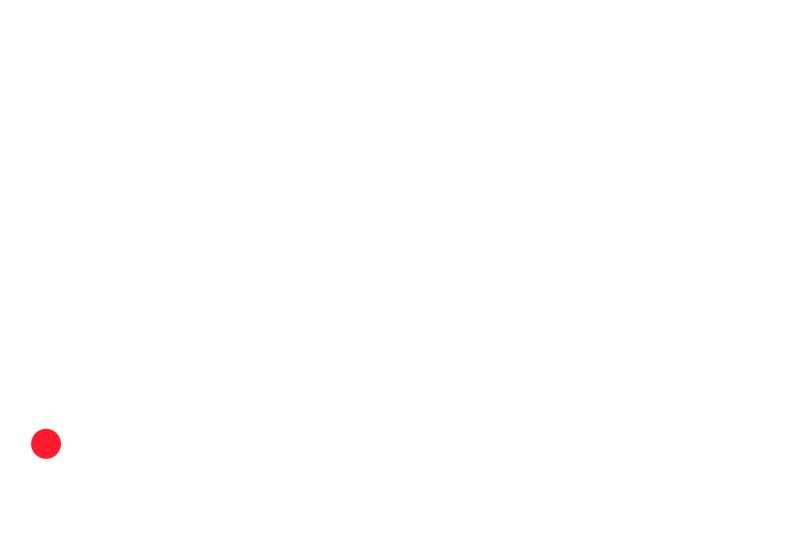
#> input picture frame 2 of Data/Ball_travel_10fps.mp4, 2400 x 1676 px (shown at 1/3 size)
$ jupyter execute --allow-errors Wrapper.ipynb   (older library calls are emulated)
#> lines starting #> are read from the running program, lines starting #| are printed output that depends on the picture; after the words box and inside, x2 and y2 are one past the last pixel; in counts of white or black regions, pixels touching at a corner belong together
[cell 1]
import cv2
import numpy as np
import matplotlib.pyplot as plt

[cell 2]
def getBinaryImage(img):
    grayImage = cv2.cvtColor(img, cv2.COLOR_BGR2GRAY)
    ( _ , bin_image) = cv2.threshold(grayImage, 127, 255, cv2.THRESH_BINARY)
    return bin_image

[cell 3]
def extractFeatures(img):
    indices = np.where(img == 0)
    x = indices[0]
    y = indices[1]
    min_arg = np.argmin(x)
    max_arg = np.argmax(x)
    co_ordinate_min = np.array([x[min_arg], y[min_arg]])
    co_ordinate_max = np.array([x[max_arg], y[max_arg]])
    co_ordinate = (co_ordinate_min + co_ordinate_max) / 2
    return co_ordinate

[cell 4]
def extractMaxPoints(img):
    indices = np.where(img == 0)
    x = indices[0]
    y = indices[1]
    max_arg = np.argmax(x)
    co_ordinate_max = np.array([x[max_arg], y[max_arg]])
    return co_ordinate_max

[cell 5]
def extractMinPoints(img):
    indices = np.where(img == 0)
    x = indices[0]
    y = indices[1]
    min_arg = np.argmin(x)
    co_ordinate_min = np.array([x[min_arg], y[min_arg]])
    return co_ordinate_min

[cell 6]
def plotGraph(array):
    print("Plotting graph")
    x = array[:,0]
    y = array[:,1]
    plt.figure()
    plt.plot(x, y, 'ro')
    plt.show()
    plt.savefig("/home/sakshi/courses/ENPM673/project_1/graphs/test.png")

[cell 7]
def convertImg2Cartesian(points_image, image_size):
    print("converting...")
    x_i = points_image[:, 0]
    y_i = points_image[:, 1]

    x_c = y_i
    y_c = image_size[0] - x_i
    print(points_image.shape)

   # x_c = x_i - x_c
    points_cartesian = np.vstack((x_c, y_c)).T
    return points_cartesian

[cell 8]
def fitCurveWithLeastSquare(points):
    x = points[:,0]
    y = points[:,1]
    o = np.ones(x.shape)
    #print("x shape = ", x.shape)

    z = np.vstack((np.square(x), x, o)).T
    #print("z shape = ", z.shape)

    t1 = np.dot(z.transpose() , z)
    #print("t1 shape = ", t1.shape)

    t2 = np.dot(np.linalg.inv(t1), z.transpose())
    #print("t2 shape = ", t2.shape)

    A = np.dot(t2, y.reshape(-1, 1))
    #print("A shape = ", A.shape)

    return A

[cell 9]
def fitCurveWithTotalLeastSquare(points):

    x = points[:,0]
    y = points[:,1]
    x_sq = x ** 2

    x_mean = np.mean(x)
    y_mean = np.mean(y)
    x_sq_mean = np.mean(x_sq)


    U = np.vstack(((x_sq - x_sq_mean), (x - x_mean), (y - y_mean))).T
    #print("U size = ", U.shape)

    A = np.dot(U.transpose(), U)
    #print("A size = ", A.shape)

    B = np.dot(A.transpose(), A)

    w, v = np.linalg.eig(B)
    index = np.argmin(w)
    coef = v[:, index]
    a, b, c = coef
    d = a * x_sq_mean + b * x_mean + c * y_mean
    coef = np.array([a, b, c, d])

    return coef

[cell 10]
def fitCurveWithRansac(points, outliers, accuracy, thresh):
    x = points[:,0]
    y = points[:,1]

    N_best = 0
    best_coef = np.zeros([3, 1])
    chosen_points = np.zeros([3, 2])

    e = outliers / points.shape[0]
    s = 3
    p = accuracy
    iterations = np.log(1 - p) / np.log(1 - np.power((1 - e), s))
    iterations = np.int(iterations)
    print("iterations = ", iterations)

    for i in range(iterations):
        #randomly select three points
        n_rows = points.shape[0]
        random_indices = np.random.choice(n_rows, size=3)
        x_random = x[random_indices]
        y_random = y[random_indices]
        points_random = np.array([x_random, y_random]).T


        #fit a model
        coef_random = fitCurveWithTotalLeastSquare(points_random)
        E = calculateError(points, coef_random)

        best_coef = coef_random
        chosen_points = points_random

        E[E > thresh] = 0
        E[E<= thresh] = 1
        N = np.sum(E)
        if N > N_best:
            N_best = N
            best_coef = coef_random
            chosen_points = points_random

    return best_coef, chosen_points

[cell 11]
def calculateError(points, coef):
    x = points[:,0]
    y = points[:,1]
    x_sq = x ** 2

    a, b, c, d = coef

    E = np.absolute((a * x_sq) + (b * x) + (c * y) - d)
    return E

[cell 12]
def plotLSCurve(coef, points):
    x = points[:, 0]
    y = points[:, 1]

    x_min = np.min(x)
    x_max = np.max(x)


    x_curve = np.linspace(x_min-100, x_max+100, 300)
    o_curve = np.ones(x_curve.shape)
    z_curve = np.vstack((np.square(x_curve), x_curve, o_curve)).T
    #print("z_curve shape = ", z_curve.shape)
    #print("coef shape = ", coef.shape)
    y_curve = np.dot(z_curve, coef)
    #print("y_curve shape = ", y_curve.shape)

    plt.figure()
    plt.plot(x, y, 'ro', x_curve, y_curve, '-b')
    plt.show()

[cell 13]
def plotTLSCurve(coef, points):
    a, b, c, d = coef
    x = points[:, 0]
    y = points[:, 1]


    x_min = np.min(x)
    x_max = np.max(x)


    x_curve = np.linspace(x_min-100, x_max+100, 300)
    x_curve_sq = x_curve ** 2

    y_curve = d - (a * x_curve_sq + b * x_curve)
    y_curve /= c

    plt.figure()
    plt.plot(x, y, 'ro', x_curve, y_curve, '-b')
    plt.show()

[cell 14]
def main():
    video_file = "/home/sakshi/courses/ENPM673/project_1/Data/Ball_travel_10fps.mp4"
    cap = cv2.VideoCapture(video_file)
    # img = np.array([[1,2,3],[4,5,6],[7,8,9]])
    # extractFeatures(img)
    co_ordinate_array = []
    image_size = []

    while(True):
        ret, frame = cap.read()
#> frame is the input picture: shape (1676, 2400, 3); mean B, G, R 254.7, 254.6, 255
        if not ret:
            print("Stream ended...")
            break

        bin_image = getBinaryImage(frame)
#> in getBinaryImage, `( _ , bin_image) = cv2.threshold(grayImage, 127, 255, cv2.THRESH_BINARY)`:
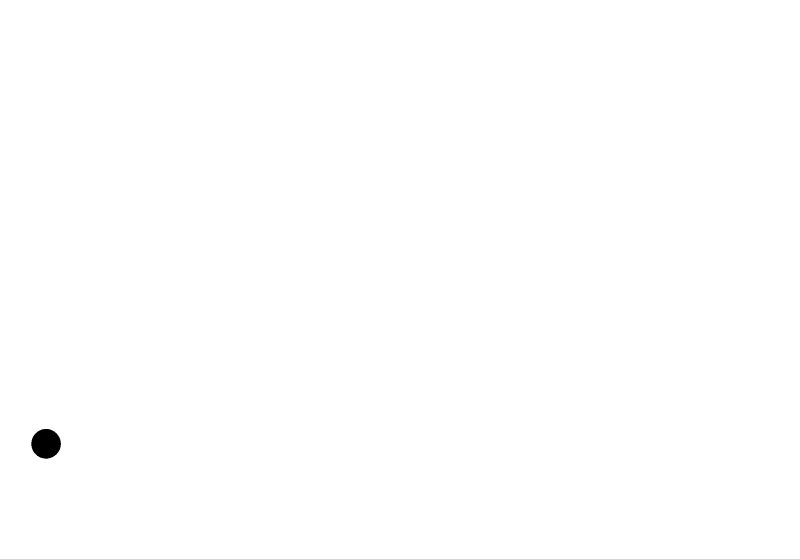
#> bin_image: shape (1676, 2400) (shown at 1/3 size); 99.8% white; 1 black region, box (x1, y1, x2, y2) and area: (94, 1287, 183, 1376) 6170
        image_size = bin_image.shape
#> image_size = (1676, 2400)

        co_ordinate = extractMaxPoints(bin_image)
#> in extractMaxPoints, `indices = np.where(img == 0)`: indices = 6170 positions, rows 1287 to 1375, columns 94 to 182
#> in extractMaxPoints, `x = indices[0]`: x = 6170 values from 1287 to 1375
#> in extractMaxPoints, `y = indices[1]`: y = 6170 values, max 182 at index 2956, min 94 at index 2604, mean 137.7
#> in extractMaxPoints, `max_arg = np.argmax(x)`: max_arg = 6160
#> in extractMaxPoints, `co_ordinate_max = np.array([x[max_arg], y[max_arg]])`: co_ordinate_max = [1375, 134]
#> co_ordinate = [1375, 134]
        co_ordinate_array.append(co_ordinate)

        co_ordinate = extractMinPoints(bin_image)
#> in extractMinPoints, `x = indices[0]`: x = 6170 values from 1287 to 1375
#> in extractMinPoints, `min_arg = np.argmin(x)`: min_arg = 0
#> in extractMinPoints, `co_ordinate_min = np.array([x[min_arg], y[min_arg]])`: co_ordinate_min = [1287, 131]
#> co_ordinate = [1287, 131]
        co_ordinate_array.append(co_ordinate)


        cv2.imshow('frame',bin_image)
        if cv2.waitKey(1) & 0xFF == ord('q'):
#> (key q is pressed here)
            break

    co_ordinate_array = np.array(co_ordinate_array)
#> co_ordinate_array = [[1375, 134], [1287, 131]]
    print(co_ordinate_array.shape)
#| (2, 2)
    co_ordinate_array = convertImg2Cartesian(co_ordinate_array, image_size)
#> in convertImg2Cartesian, `x_i = points_image[:, 0]`: x_i = [1375, 1287]
#> in convertImg2Cartesian, `y_i = points_image[:, 1]`: y_i = [134, 131]
#> in convertImg2Cartesian, `y_c = image_size[0] - x_i`: y_c = [301, 389]
#| (2, 2)
#> in convertImg2Cartesian, `points_cartesian = np.vstack((x_c, y_c)).T`: points_cartesian = [[134, 301], [131, 389]]
#> co_ordinate_array = [[134, 301], [131, 389]]
    plotGraph(co_ordinate_array)
#> in plotGraph, `x = array[:,0]`: x = [134, 131]
#> in plotGraph, `y = array[:,1]`: y = [301, 389]
#> in plotGraph, `plt.show()`:
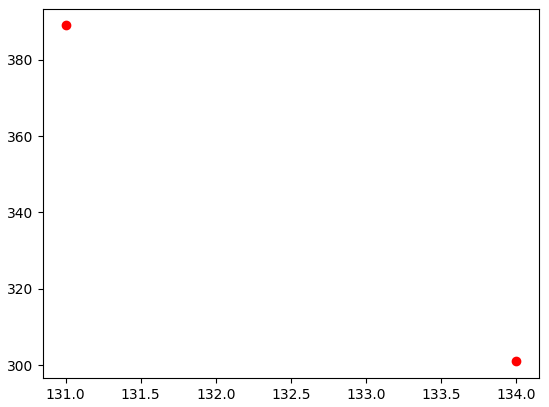
#> figure drawn by matplotlib, 1 panel

    #least square method
    coef = fitCurveWithLeastSquare(co_ordinate_array)
#> in fitCurveWithLeastSquare, `x = points[:,0]`: x = [134, 131]
#> in fitCurveWithLeastSquare, `y = points[:,1]`: y = [301, 389]
#> in fitCurveWithLeastSquare, `z = np.vstack((np.square(x), x, o)).T`: z = [[17956, 134, 1], [17161, 131, 1]]
#> in fitCurveWithLeastSquare, `t1 = np.dot(z.transpose() , z)`: t1 = [[616917857, 4654195, 35117], [4654195, 35117, 265], [35117, 265, 2]]
#> in fitCurveWithLeastSquare, `t2 = np.dot(np.linalg.inv(t1), z.transpose())`: t2 = [[0.00163, -0.00159], [-0.0977, 0.0938], [-15.5, 16.25]]
#> in fitCurveWithLeastSquare, `A = np.dot(t2, y.reshape(-1, 1))`: A = [-0.126, 7.07, 1655.8]
#> coef = [-0.126, 7.07, 1655.8]
    print(coef)
#| [[-1.25869751e-01]
#|  [ 7.07421875e+00]
#|  [ 1.65575000e+03]]
    plotLSCurve(coef, co_ordinate_array)
#> in plotLSCurve, `x = points[:, 0]`: x = [134, 131]
#> in plotLSCurve, `y = points[:, 1]`: y = [301, 389]
#> in plotLSCurve, `x_min = np.min(x)`: x_min = 131
#> in plotLSCurve, `x_max = np.max(x)`: x_max = 134
#> in plotLSCurve, `y_curve = np.dot(z_curve, coef)`: y_curve = 300 values, max 1754.1 at index 0, min -3581 at index 299, mean -51.86
#> in plotLSCurve, `plt.show()`:
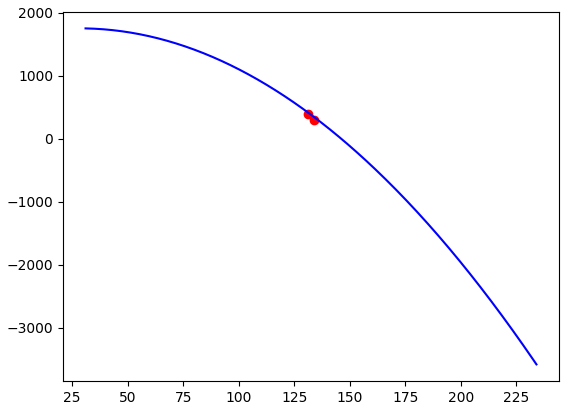
#> figure drawn by matplotlib, 1 panel; curve peaks at x = 31, y = 1754.1

    #total least square method
    coef = fitCurveWithTotalLeastSquare(co_ordinate_array)
#> in fitCurveWithTotalLeastSquare, `x = points[:,0]`: x = [134, 131]
#> in fitCurveWithTotalLeastSquare, `y = points[:,1]`: y = [301, 389]
#> in fitCurveWithTotalLeastSquare, `x_sq = x ** 2`: x_sq = [17956, 17161]
#> in fitCurveWithTotalLeastSquare, `x_mean = np.mean(x)`: x_mean = 132.5
#> in fitCurveWithTotalLeastSquare, `y_mean = np.mean(y)`: y_mean = 345
#> in fitCurveWithTotalLeastSquare, `x_sq_mean = np.mean(x_sq)`: x_sq_mean = 17558.5
#> in fitCurveWithTotalLeastSquare, `U = np.vstack(((x_sq - x_sq_mean), (x - x_mean), (y - y_mean))).T`: U = [[397.5, 1.5, -44], [-397.5, -1.5, 44]]
#> in fitCurveWithTotalLeastSquare, `A = np.dot(U.transpose(), U)`: A = [[316012.5, 1192.5, -34980], [1192.5, 4.5, -132], [-34980, -132, 3872]]
#> in fitCurveWithTotalLeastSquare, `B = np.dot(A.transpose(), A)`: B = [[1.01e+11, 381467632.5, -1.12e+10], [381467632.5, 1439500.5, -42225348], [-1.12e+10, -42225348, 1.24e+09]]
#> in fitCurveWithTotalLeastSquare, `index = np.argmin(w)`: index = 2
    print(coef)
#| [2.74530046e-02-4.54860540e-02j 8.66762596e-01-0.00000000e+00j
#|  2.77561664e-01-4.10925147e-01j 6.92638400e+02-9.40436054e+02j]
    plotTLSCurve(coef, co_ordinate_array)
#> in plotTLSCurve, `x = points[:, 0]`: x = [134, 131]
#> in plotTLSCurve, `y = points[:, 1]`: y = [301, 389]
#> in plotTLSCurve, `x_min = np.min(x)`: x_min = 131
#> in plotTLSCurve, `x_max = np.max(x)`: x_max = 134
#> in plotTLSCurve, `plt.show()`:
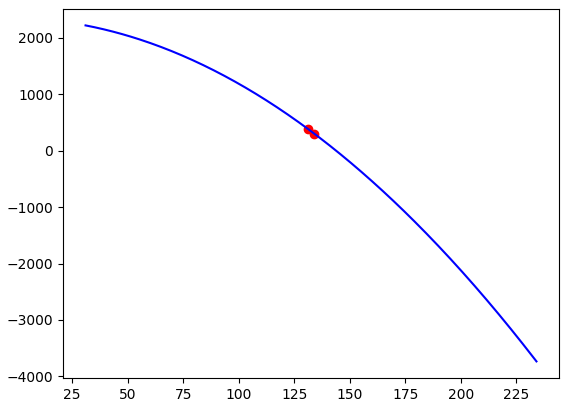
#> figure drawn by matplotlib, 1 panel; curve peaks at x = 31, y = 2220.2

    #ransac
    coef, _ = fitCurveWithRansac(co_ordinate_array, 30, 0.9, 20)
#> in fitCurveWithRansac, `x = points[:,0]`: x = [134, 131]
#> in fitCurveWithRansac, `y = points[:,1]`: y = [301, 389]
#| iterations =  0
#> after the loop in fitCurveWithRansac, `for i in range(iterations):`: N_best = 0
#> coef = [0, 0, 0]
    print(coef)
#| [[0.]
#|  [0.]
#|  [0.]]
    plotTLSCurve(coef, co_ordinate_array)


    cap.release()
    cv2.destroyAllWindows()

$ run again, starting later in the video
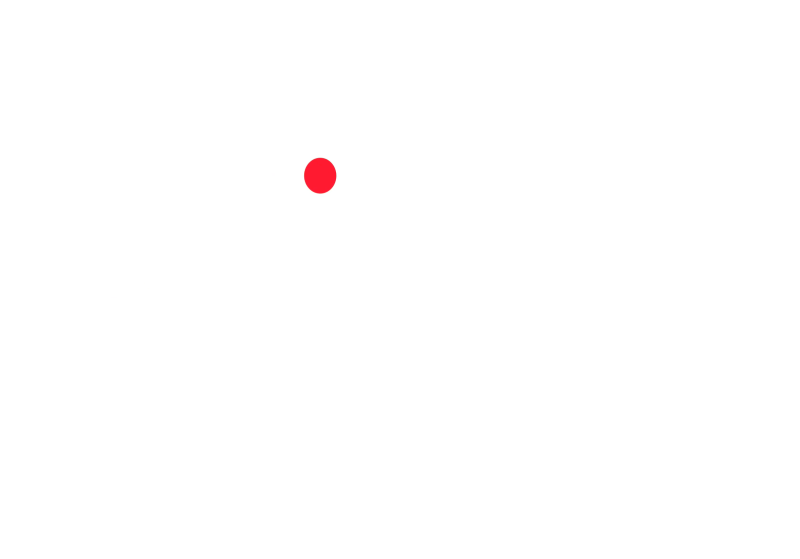
#> input picture frame 12 of Data/Ball_travel_10fps.mp4, 2400 x 1676 px (shown at 1/3 size)
#> in main, frame is the input picture: shape (1676, 2400, 3); mean B, G, R 254.6, 254.5, 255
#> bin_image: shape (1676, 2400); 99.8% white; 1 black region, box (x1, y1, x2, y2) and area: (913, 474, 1009, 580) 7965
#> in extractMaxPoints, `indices = np.where(img == 0)`: indices = 7965 positions, rows 474 to 579, columns 913 to 1008
#> in extractMaxPoints, `x = indices[0]`: x = 7965 values from 474 to 579
#> in extractMaxPoints, `y = indices[1]`: y = 7965 values, max 1008 at index 3685, min 913 at index 3210, mean 960.3
#> max_arg = 7954
#> co_ordinate_max = [579, 955]
#> in extractMinPoints, `x = indices[0]`: x = 7965 values from 474 to 579
#> min_arg = 0
#> co_ordinate_min = [474, 955]
#> in main, `co_ordinate_array = np.array(co_ordinate_array)`: co_ordinate_array = [[579, 955], [474, 955]]
#| (2, 2)
#> x_i = [579, 474]
#> y_i = [955, 955]
#> y_c = [1097, 1202]
#| (2, 2)
#> points_cartesian = [[955, 1097], [955, 1202]]
#> in plotGraph, `x = array[:,0]`: x = [955, 955]
#> in plotGraph, `y = array[:,1]`: y = [1097, 1202]
#> in plotGraph, `plt.show()`:
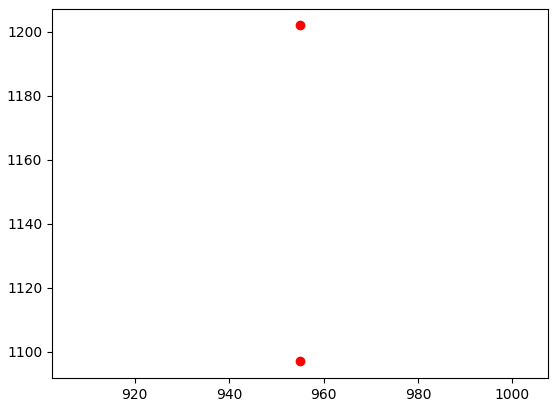
#> figure drawn by matplotlib, 1 panel
#> in fitCurveWithLeastSquare, `x = points[:,0]`: x = [955, 955]
#> in fitCurveWithLeastSquare, `y = points[:,1]`: y = [1097, 1202]
#> z = [[912025, 955, 1], [912025, 955, 1]]
#> t1 = [[1.66e+12, 1.74e+09, 1824050], [1.74e+09, 1824050, 1910], [1824050, 1910, 2]]

$ run again, starting later in the video
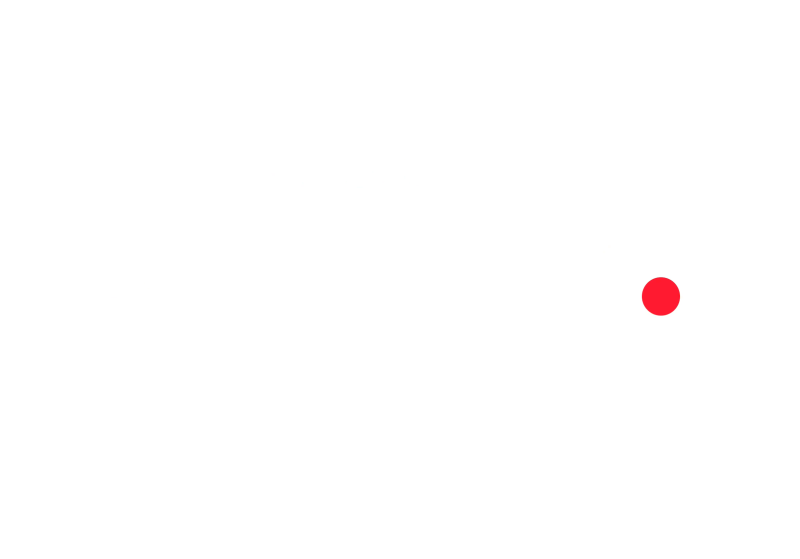
#> input picture frame 22 of Data/Ball_travel_10fps.mp4, 2400 x 1676 px (shown at 1/3 size)
#> in main, frame is the input picture: shape (1676, 2400, 3); mean B, G, R 254.5, 254.4, 255
#> in getBinaryImage, `( _ , bin_image) = cv2.threshold(grayImage, 127, 255, cv2.THRESH_BINARY)`:
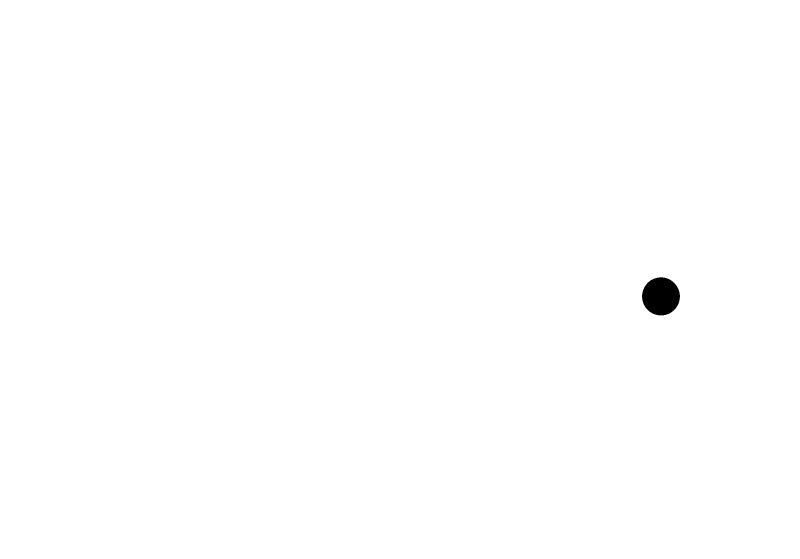
#> bin_image: shape (1676, 2400) (shown at 1/3 size); 99.7% white; 1 black region, box (x1, y1, x2, y2) and area: (1926, 832, 2040, 946) 10155
#> in extractMaxPoints, `indices = np.where(img == 0)`: indices = 10155 positions, rows 832 to 945, columns 1926 to 2039
#> in extractMaxPoints, `x = indices[0]`: x = 10155 values from 832 to 945
#> in extractMaxPoints, `y = indices[1]`: y = 10155 values, max 2039 at index 4707, min 1926 at index 4481, mean 1982.4
#> max_arg = 10137
#> co_ordinate_max = [945, 1974]
#> in extractMinPoints, `x = indices[0]`: x = 10155 values from 832 to 945
#> min_arg = 0
#> co_ordinate_min = [832, 1977]
#> in main, `co_ordinate_array = np.array(co_ordinate_array)`: co_ordinate_array = [[945, 1974], [832, 1977]]
#| (2, 2)
#> x_i = [945, 832]
#> y_i = [1974, 1977]
#> y_c = [731, 844]
#| (2, 2)
#> points_cartesian = [[1974, 731], [1977, 844]]
#> in plotGraph, `x = array[:,0]`: x = [1974, 1977]
#> in plotGraph, `y = array[:,1]`: y = [731, 844]
#> in fitCurveWithLeastSquare, `x = points[:,0]`: x = [1974, 1977]
#> in fitCurveWithLeastSquare, `y = points[:,1]`: y = [731, 844]
#> z = [[3896676, 1974, 1], [3908529, 1977, 1]]
#> t1 = [[3.05e+13, 1.54e+10, 7805205], [1.54e+10, 7805205, 3951], [7805205, 3951, 2]]
#> t2 = [[-0.000115, 0.000113], [0.118, -0.115], [214.5, -213.5]]
#> in fitCurveWithLeastSquare, `A = np.dot(t2, y.reshape(-1, 1))`: A = [0.0118, -11.24, -23394.5]
#| [[ 1.17514133e-02]
#|  [-1.12368164e+01]
#|  [-2.33945000e+04]]
#> in plotLSCurve, `x = points[:, 0]`: x = [1974, 1977]
#> in plotLSCurve, `y = points[:, 1]`: y = [731, 844]
#> in plotLSCurve, `x_min = np.min(x)`: x_min = 1974
#> in plotLSCurve, `x_max = np.max(x)`: x_max = 1977
#> in plotLSCurve, `y_curve = np.dot(z_curve, coef)`: y_curve = 300 values from -3182.8 to 3961.4
#> in fitCurveWithTotalLeastSquare, `x = points[:,0]`: x = [1974, 1977]
#> in fitCurveWithTotalLeastSquare, `y = points[:,1]`: y = [731, 844]
#> x_sq = [3896676, 3908529]
#> x_mean = 1975.5
#> y_mean = 787.5
#> x_sq_mean = 3902602.5
#> U = [[-5926.5, -1.5, -56.5], [5926.5, 1.5, 56.5]]
#> in fitCurveWithTotalLeastSquare, `A = np.dot(U.transpose(), U)`: A = [[70246804.5, 17779.5, 669694.5], [17779.5, 4.5, 169.5], [669694.5, 169.5, 6384.5]]
#> B = [[4.94e+15, 1.25e+12, 4.7e+13], [1.25e+12, 316139370.8, 1.19e+10], [4.7e+13, 1.19e+10, 4.49e+11]]
#> w = [4.94e+15, 5.47e-05, -4.04e-05]; v = [[1, 0.00315, -0.00247], [0.000253, -0.952, -0.959], [0.00953, -0.306, 0.285]]
#> index = 2
#> in fitCurveWithTotalLeastSquare, `coef = v[:, index]`: coef = [-0.00247, -0.959, 0.285]
#> in fitCurveWithTotalLeastSquare, `a, b, c = coef`: a = -0.00247; b = -0.959; c = 0.285
#> in fitCurveWithTotalLeastSquare, `d = a * x_sq_mean + b * x_mean + c * y_mean`: d = -11315.6
#> in fitCurveWithTotalLeastSquare, `coef = np.array([a, b, c, d])`: coef = [-0.00247, -0.959, 0.285, -11315.6]
#| [-2.47171350e-03 -9.58608366e-01  2.84717214e-01 -1.13156313e+04]
#> in plotTLSCurve, `a, b, c, d = coef`: a = -0.00247; b = -0.959; c = 0.285; d = -11315.6
#> in plotTLSCurve, `x = points[:, 0]`: x = [1974, 1977]
#> in plotTLSCurve, `y = points[:, 1]`: y = [731, 844]
#> in plotTLSCurve, `x_min = np.min(x)`: x_min = 1974
#> in plotTLSCurve, `x_max = np.max(x)`: x_max = 1977
#> in plotTLSCurve, `y_curve = d - (a * x_curve_sq + b * x_curve)`: y_curve = 300 values from -838.8 to 1338.2
#> in plotTLSCurve, `y_curve /= c`: y_curve = 300 values from -2946.2 to 4700.1
#> in plotTLSCurve, `plt.show()`:
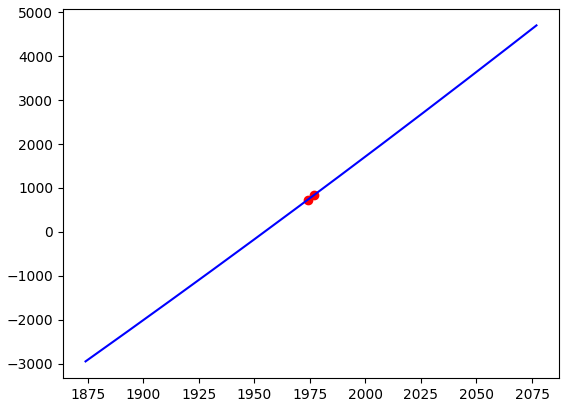
#> figure drawn by matplotlib, 1 panel; curve peaks at x = 2077, y = 4700.1
#> in fitCurveWithRansac, `x = points[:,0]`: x = [1974, 1977]
#> in fitCurveWithRansac, `y = points[:,1]`: y = [731, 844]
#| iterations =  0
#> after the loop in fitCurveWithRansac, `for i in range(iterations):`: N_best = 0
#> in main, `coef, _ = fitCurveWithRansac(co_ordinate_array, 30, 0.9, 20)`: coef = [0, 0, 0]
#| [[0.]
#|  [0.]
#|  [0.]]
